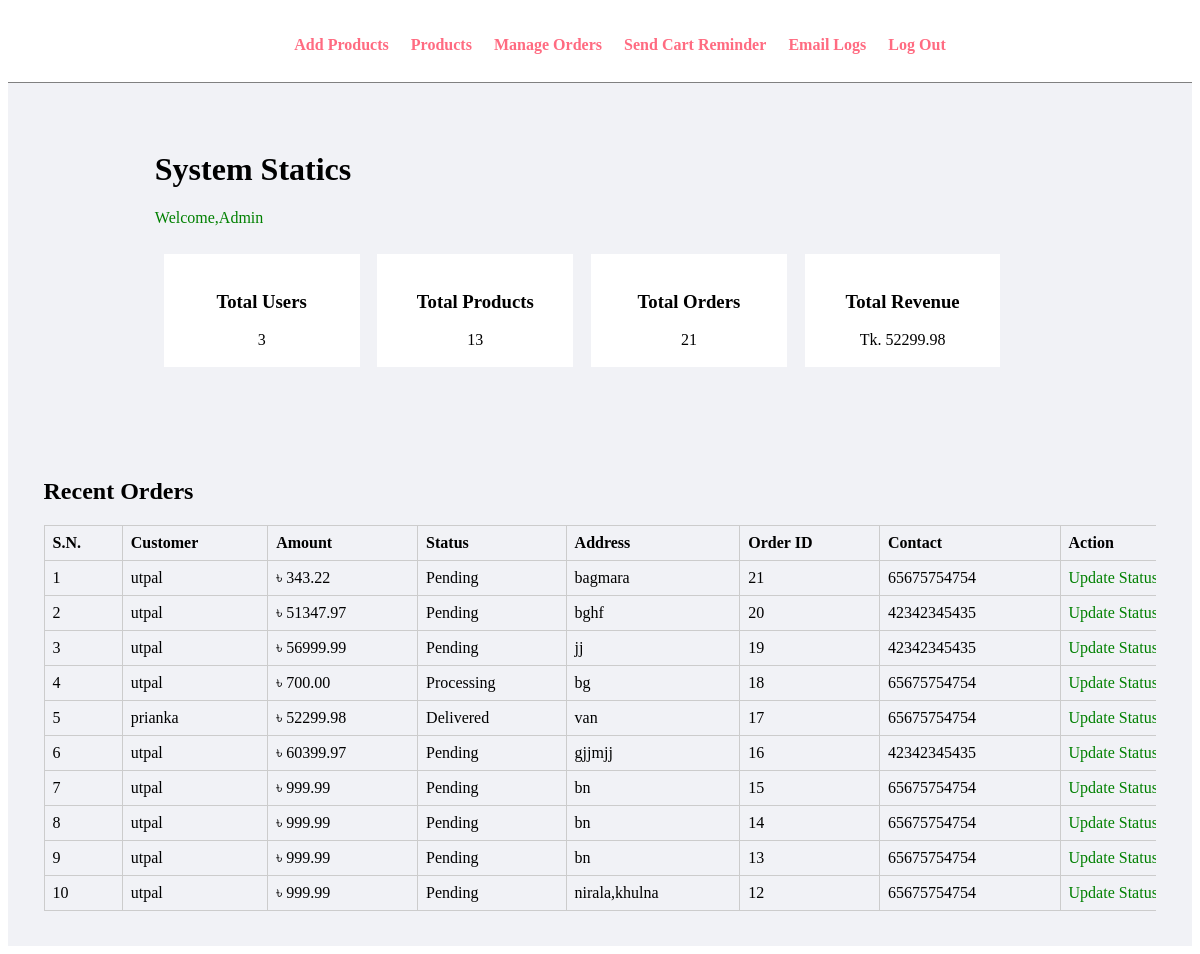
Page /admin/dashboard.php (signed in) on the committed database.
### tables this page shows
CREATE TABLE `orders` (
  `order_id` int(11) NOT NULL,
  `user_id` int(11) NOT NULL,
  `total_amount` decimal(10,2) NOT NULL,
  `status` varchar(50) DEFAULT 'Pending',
  `order_date` timestamp NOT NULL DEFAULT current_timestamp(),
  `address` text DEFAULT NULL,
  `contact_no` varchar(20) DEFAULT NULL,
  `payment_method` varchar(50) DEFAULT NULL
);

CREATE TABLE `users` (
  `user_id` int(11) NOT NULL,
  `name` varchar(100) NOT NULL,
  `email` varchar(150) NOT NULL,
  `password` varchar(255) NOT NULL,
  `role` enum('admin','customer') DEFAULT 'customer',
  `created_at` timestamp NOT NULL DEFAULT current_timestamp()
);

### admin/dashboard.php (the view, shortened to what this page needs)
<?php
    include("../config/db.php");
        $total_user = mysqli_fetch_assoc(mysqli_query($conn,"SELECT COUNT(*) AS total FROM users WHERE role='customer'"))['total'];
        $total_products = mysqli_fetch_assoc(mysqli_query($conn,"SELECT COUNT(*) AS total FROM products"))['total'];
        $total_order = mysqli_fetch_assoc(mysqli_query($conn,"SELECT COUNT(*) AS total FROM orders"))['total'];
        $total_revenue = mysqli_fetch_assoc(mysqli_query($conn,"SELECT IFNULL(SUM(total_amount),0) AS total FROM orders WHERE status='Delivered'"))['total'];
        $order_sql = "SELECT orders.*,users.name
        FROM orders
        JOIN users ON orders.user_id=users.user_id
        ORDER BY orders.order_id DESC LIMIT 10";
        $order_res = mysqli_query($conn,$order_sql);
?>
<!DOCTYPE html>
<html lang="en">
<head>
    <link rel="stylesheet" href="../css/admin.css">
</head>
<body>
    <div class="menu text-center">
        <div class="wrapper">
            <ul>
                <li><a href="add-products.php">Add Products</a></li>
                <li><a href="products.php">Products</a></li>
                <li><a href="manage-orders.php">Manage Orders</a></li>
                <li><a href="send-cart-reminder.php">Send Cart Reminder</a></li>
                <li><a href="mail-log.php">Email Logs</a></li>
                <li><a href="../authentication/logout.php">Log Out</a></li>
            </ul>
        </div>
    </div>
    <div class="main-content">
        <div class="wrapper">
    <h1>System Statics</h1>
    <?php
        if(isset($_SESSION['wlc']))
            {
                echo $_SESSION['wlc'];
            }
    ?>
    <br>
            <div class="col-4 text-center">
                <h3>Total Users</h3>
                <?php echo $total_user ;?>
            </div>
            <div class="col-4 text-center">
                <h3>Total Products</h3>
                <?php echo $total_products ;?>
            </div>
            <div class="col-4 text-center">
                <h3>Total Orders</h3>
                <?php echo $total_order ;?>
            </div>
            <div class="col-4 text-center">
                <h3>Total Revenue</h3>
                Tk. <?php echo $total_revenue ;?>
            </div>
    </div>
    </div>
    <div class="main-content">
        <div class="table-wrapper">
            <h2>Recent Orders</h2>
            <table class="tbl-full1">
            <tr>
            <th>S.N.</th>
            <th>Customer</th>
            <th>Amount</th>
            <th>Status</th>
            <th>Address</th>
            <th>Order ID</th>
            <th>Contact</th>
            <th>Action</th>
            </tr>
            <?php
            $sn = 1;
            while($order=mysqli_fetch_assoc($order_res))
            {
            ?>
            <tr>
            <td>
            <?php echo $sn++; ?>
            </td>
            <td>
            <?php echo $order['name']; ?>
            </td>
            <td>
            ৳ <?php echo $order['total_amount']; ?>
            </td>
            <td>
            <?php echo $order['status']; ?>
            </td>
            <td>
            <?php echo $order['address']; ?>
            </td>
            <td>
            <?php echo $order['order_id']; ?>
            </td>
            <td>
            <?php echo $order['contact_no']; ?>
            </td>
            <td>
            <a href="update-order-status.php?id=<?php echo $order['order_id']; ?>">
            Update Status
            </a>
            </td>
            </tr>
            <?php
            }
            ?>
            </table>
        </div>
    </div>
</body>
</html>

### css/admin.css (style rules this page uses)
.menu { border-bottom: 1px solid gray; }
.menu ul { list-style-type: none; }
.menu ul li { display: inline; padding: 1%; }
.menu ul li a { text-decoration: none; font-weight: bold; color: #ff6b81; }
.wrapper { padding: 1%; width: 80%; margin: 0 auto; }
.text-center { text-align: center; }
.col-4 { width: 18%; background-color: white; margin: 1%; padding: 2%; float: left; }
.main-content { background-color: #f1f2f6; padding: 3%; }
.table-wrapper { overflow-x: auto; width: 100%; }
.tbl-full1 { border-collapse: collapse; min-width: 1200px; }
.tbl-full1 th, .tbl-full1 td { padding: 8px; border: 1px solid #ccc; text-align: left; white-space: nowrap; }
.tbl-full1 a { text-decoration: none; color: green; }

### rows in the picture
orders: user.name "utpal", total_amount "343.22", status "Pending", address "bagmara", order_id "21", contact_no "65675754754"
orders: user.name "utpal", total_amount "51347.97", status "Pending", address "bghf", order_id "20", contact_no "42342345435"
orders: user.name "utpal", total_amount "56999.99", status "Pending", address "jj", order_id "19", contact_no "42342345435"
orders: user.name "utpal", total_amount "700.00", status "Processing", address "bg", order_id "18", contact_no "65675754754"
orders: user.name "prianka", total_amount "52299.98", status "Delivered", address "van", order_id "17", contact_no "65675754754"
orders: user.name "utpal", total_amount "60399.97", status "Pending", address "gjjmjj", order_id "16", contact_no "42342345435"
orders: user.name "utpal", total_amount "999.99", status "Pending", address "bn", order_id "15", contact_no "65675754754"
orders: user.name "utpal", total_amount "999.99", status "Pending", address "bn", order_id "14", contact_no "65675754754"
orders: user.name "utpal", total_amount "999.99", status "Pending", address "bn", order_id "13", contact_no "65675754754"
orders: user.name "utpal", total_amount "999.99", status "Pending", address "nirala,khulna", order_id "12", contact_no "65675754754"

### other values in the picture
$_SESSION['wlc'] "Welcome,Admin"
$total_user "3"
$total_products "13"
$total_order "21"
$total_revenue "52299.98"
